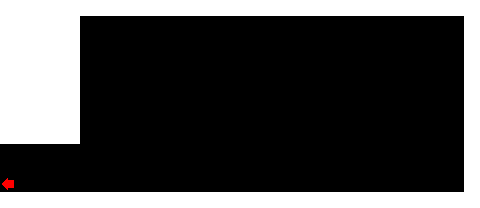

Rendered tile map (Tiled .tmx) drawn with the repository's tilesets; below, a short description and the full map source, tile grids included:
An orthogonal 30x13 tile map with 16x16 px tiles, 1 tile layer (Tile Layer 1) and 4 objects (4x marker).

<map version="1.10" tiledversion="1.11.2" orientation="orthogonal" renderorder="right-up" width="30" height="13" tilewidth="16" tileheight="16" infinite="0" nextlayerid="3" nextobjectid="5">
 <tileset firstgid="1" source="../../tiletypes.tsx" />
 <layer id="1" name="Tile Layer 1" width="30" height="13">
  <data encoding="csv">
1,1,1,1,1,1,1,1,1,1,1,1,1,1,1,1,1,1,1,1,1,1,1,1,1,1,1,1,1,1,
1,1,1,1,1,0,0,0,0,0,0,0,0,0,0,0,0,0,0,0,0,0,0,0,0,0,0,0,0,1,
1,1,1,1,1,0,0,0,0,0,0,0,0,0,0,0,0,0,0,0,0,0,0,0,0,0,0,0,0,1,
1,1,1,1,1,0,0,0,0,0,0,0,0,0,0,0,0,0,0,0,0,0,0,0,0,0,0,0,0,1,
1,1,1,1,1,0,0,0,0,0,0,0,0,0,0,0,0,0,0,0,0,0,0,0,0,0,0,0,0,1,
1,1,1,1,1,0,0,0,0,0,0,0,0,0,0,0,0,0,0,0,0,0,0,0,0,0,0,0,0,1,
1,1,1,1,1,0,0,0,0,0,0,0,0,0,0,0,0,0,0,0,0,0,0,0,0,0,0,0,0,1,
1,1,1,1,1,0,0,0,0,0,0,0,0,0,0,0,0,0,0,0,0,0,0,0,0,0,0,0,0,1,
1,1,1,1,1,0,0,0,0,0,0,0,0,0,0,0,0,0,0,0,0,0,0,0,0,0,0,0,0,1,
0,0,0,0,0,0,0,0,0,0,0,0,0,0,0,0,0,0,0,0,0,0,0,0,0,0,0,0,0,1,
0,0,0,0,0,0,0,0,0,0,0,0,0,0,0,0,0,0,0,0,0,0,0,0,0,0,0,0,0,1,
10,0,0,0,0,0,0,0,0,0,0,0,0,0,0,0,0,0,0,0,0,0,0,0,0,0,0,0,0,1,
1,1,1,1,1,1,1,1,1,1,1,1,1,1,1,1,1,1,1,1,1,1,1,1,1,1,1,1,1,1
</data>
 </layer>
 <objectgroup id="2" name="Object Layer 1">
  <object id="1" name="0x4" type="marker" x="176" y="64">
   <point />
  </object>
  <object id="2" name="0x5" type="marker" x="176" y="48">
   <point />
  </object>
  <object id="3" name="0x1" type="marker" x="176" y="80">
   <point />
  </object>
  <object id="4" name="0x2" type="marker" x="64" y="160">
   <point />
  </object>
 </objectgroup>
</map>
